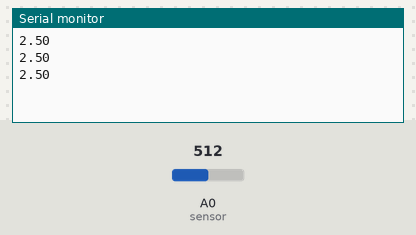
Recording of a sketch running on a simulated Arduino Uno, built with avr-gcc and run on an emulated ATmega328P. Shown: the last lines printed to the serial monitor. The test bench sets the inputs (shaded band); at power-on: A0 (sensor) = 512.

Above: at 1.3 s.
1.4 s: A0 (sensor) set to 716
At 1.9 s:
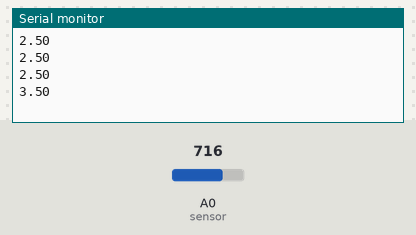
2.9 s: A0 (sensor) set to 900
At 3.4 s:
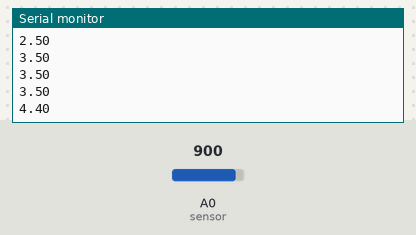
Timing chart, 0 to 5.9 s (numbered marks = the images above; inputs shaded):
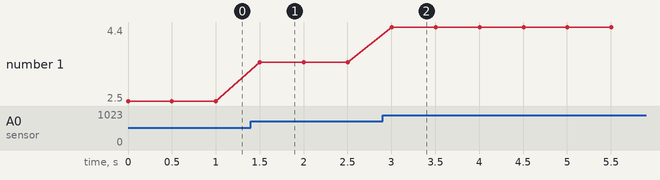

The sketch:

readvoltage.ino
```cpp
int sensorValue = 0; //stores sensor data
float volts = 0; //holds voltage conversion

void setup() {
  Serial.begin(9600); //init serial
}

void loop() {
  sensorValue = analogRead(A0); //read sensor
  volts = 5.0*(sensorValue/1023.0); //convert sensor value to volts
  Serial.println(volts); //print voltage
  delay(500); //wait 0.5 seconds
}
```

Measured:
- after the input at 1.4 s, the serial monitor: prints a new line after 0.10 s (image 1)
- after the input at 2.9 s, the serial monitor: prints a new line after 0.10 s (image 2)
- plotted number 1: 2.5 → 3.5 after the input at 1.4 s, 3.5 → 4.4 after the input at 2.9 s
